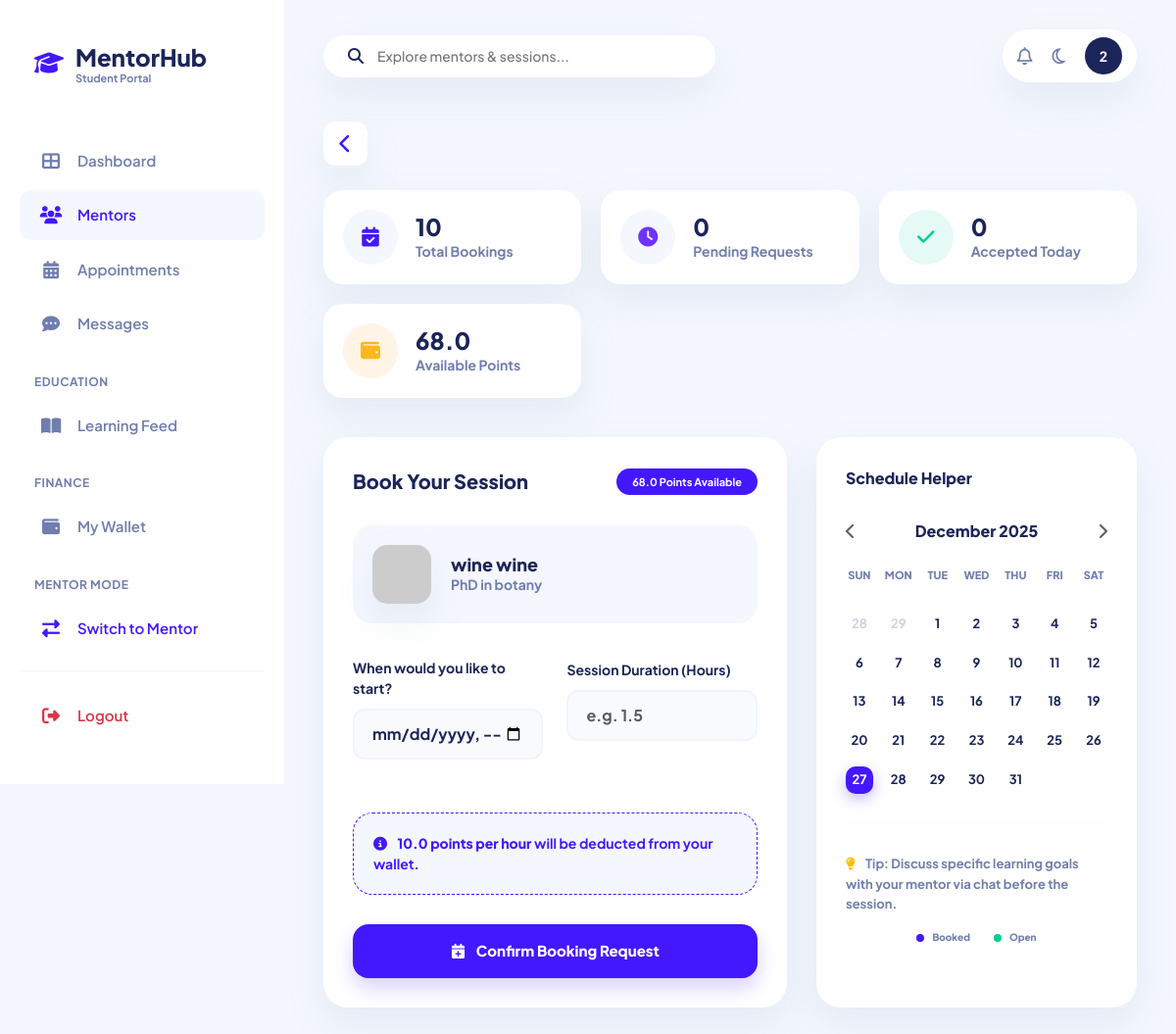
Page /student/make_appointment.php?mentor_id=28 (signed in) on the committed database.
### tables this page shows
CREATE TABLE `users` (
  `id` int(11) NOT NULL,
  `name` varchar(100) NOT NULL,
  `email` varchar(150) NOT NULL,
  `password` varchar(255) NOT NULL,
  `created_by_admin` int(11) DEFAULT NULL,
  `role` enum('admin','student','mentor') DEFAULT 'student',
  `status` enum('active','suspended') DEFAULT 'active',
  `created_by` int(11) DEFAULT NULL,
  `mentor_id` int(11) DEFAULT NULL,
  `is_mentor` tinyint(1) DEFAULT 0,
  `created_at` datetime DEFAULT current_timestamp(),
  `balance` decimal(10,2) NOT NULL DEFAULT 0.00,
  `mentor_status` varchar(20) DEFAULT 'none',
  `hourly_rate` decimal(10,2) DEFAULT 10.00,
  `is_volunteer` tinyint(1) DEFAULT 0,
  `admin_id` int(11) DEFAULT NULL,
  `education` text DEFAULT NULL,
  `expertise` text DEFAULT NULL,
  `bio` text DEFAULT NULL,
  `mentor_documents` text DEFAULT NULL,
  `profile_photo` varchar(255) DEFAULT NULL,
  `last_seen` datetime DEFAULT NULL,
  `qr_code` varchar(255) DEFAULT NULL,
  `teaching_balance` decimal(10,2) DEFAULT 0.00
);

### public/student/make_appointment.php (the view, shortened to what this page needs)
<?php
require_once '../../includes/db.php';
$student_id = $_SESSION['user_id'];
$stmt = $pdo->prepare("SELECT name, balance FROM users WHERE id=?");
$stmt->execute([$student_id]);
$user = $stmt->fetch(PDO::FETCH_ASSOC);
$balance = $user['balance'];
$stmt = $pdo->prepare("SELECT COUNT(*) FROM appointments WHERE student_id=?");
$stmt->execute([$student_id]);
$total_appt = $stmt->fetchColumn();
$stmt = $pdo->prepare("SELECT COUNT(*) FROM appointments WHERE student_id=? AND status='pending'");
$stmt->execute([$student_id]);
$new_appt = $stmt->fetchColumn();
$stmt = $pdo->prepare("SELECT COUNT(*) FROM appointments WHERE student_id=? AND status='accepted'");
$stmt->execute([$student_id]);
$accepted_appt = $stmt->fetchColumn();
$mentor_id = $_GET['mentor_id'] ?? null;
$mentor = null;
if ($mentor_id) {
    $stmt = $pdo->prepare("SELECT id, name, education, expertise, profile_photo, hourly_rate, is_volunteer FROM users WHERE id=? AND role='mentor' AND mentor_status='approved'");
    $stmt->execute([$mentor_id]);
    $mentor = $stmt->fetch(PDO::FETCH_ASSOC);
}
$appointment_success = false;
?>
<!DOCTYPE html>
<html lang="en">
<head>
    <link href="https://cdn.jsdelivr.net/npm/bootstrap@5.3.0/dist/css/bootstrap.min.css" rel="stylesheet">
    <link rel="stylesheet" href="https://cdnjs.cloudflare.com/ajax/libs/font-awesome/6.4.0/css/all.min.css">
</head>
<body>
<div class="sidebar">
    <a href="index.php" class="brand-logo">
        <i class="fas fa-graduation-cap"></i>
        <div>
            <div class="brand-title">MentorHub</div>
            <div style="font-size: 11px; color: var(--secondary); font-weight: 700; margin-top: -4px;">Student Portal</div>
        </div>
    </a>
    <div class="nav-menu">
        <a href="index.php" class="nav-item">
            <i class="fas fa-th-large"></i> Dashboard
        </a>
        <a href="find_mentor.php" class="nav-item active">
            <i class="fas fa-users"></i> Mentors
        </a>
        <a href="my_appointments.php" class="nav-item">
            <i class="fas fa-calendar-alt"></i> Appointments
        </a>
        <a href="chat.php" class="nav-item">
            <i class="fas fa-comment-dots"></i> Messages
        </a>
        <div class="section-label">Education</div>
        <a href="learn.php" class="nav-item">
            <i class="fas fa-book-open"></i> Learning Feed
        </a>
        <div class="section-label">Finance</div>
        <a href="wallet.php" class="nav-item">
            <i class="fas fa-wallet"></i> My Wallet
        </a>
        <?php
        $stmt_s = $pdo->prepare("SELECT mentor_status FROM users WHERE id = ?");
        $stmt_s->execute([$_SESSION['user_id']]);
        $m_status = $stmt_s->fetchColumn();
        ?>
        <?php if ($m_status === 'approved'): ?>
            <div class="section-label">Mentor Mode</div>
            <a href="../mentor/index.php" class="nav-item" style="color: var(--primary);">
                <i class="fas fa-exchange-alt"></i> Switch to Mentor
            </a>
        <?php endif; ?>
    </div>
    <div class="sidebar-footer">
        <a href="../logout.php" class="nav-item text-danger">
            <i class="fas fa-sign-out-alt"></i> Logout
        </a>
    </div>
</div>
<div class="main-content">
    <div class="topbar">
        <div class="search-box-top">
            <i class="fas fa-search"></i>
            <input type="text" placeholder="Explore mentors & sessions...">
        </div>
        <div class="top-icons">
            <i class="far fa-bell icon-btn" style="color: var(--secondary); font-size: 18px; cursor: pointer;"></i>
            <i class="far fa-moon icon-btn" style="color: var(--secondary); font-size: 18px; cursor: pointer;"></i>
            <div class="user-avatar"><?= substr($_SESSION['user_id'], 0, 1) ?></div>
        </div>
    </div>
    <a href="find_mentor.php" class="btn-back">
        <i class="fas fa-chevron-left"></i>
    </a>
    <div class="stats-grid">
        <div class="stat-card">
            <div class="stat-icon blue"><i class="fas fa-calendar-check"></i></div>
            <div class="stat-details">
                <h4><?= $total_appt ?></h4>
                <p>Total Bookings</p>
            </div>
        </div>
        <div class="stat-card">
            <div class="stat-icon purple"><i class="fas fa-clock"></i></div>
            <div class="stat-details">
                <h4><?= $new_appt ?></h4>
                <p>Pending Requests</p>
            </div>
        </div>
        <div class="stat-card">
            <div class="stat-icon green"><i class="fas fa-check"></i></div>
            <div class="stat-details">
                <h4><?= $accepted_appt ?></h4>
                <p>Accepted Today</p>
            </div>
        </div>
        <div class="stat-card">
            <div class="stat-icon orange"><i class="fas fa-wallet"></i></div>
            <div class="stat-details">
                <h4><?= number_format($balance, 1) ?></h4>
                <p>Available Points</p>
            </div>
        </div>
    </div>
    <div class="dashboard-grid">
        <div class="panel">
            <div class="panel-title">
                Book Your Session
                <span class="badge bg-primary rounded-pill px-3 py-2 fw-800" style="background: var(--primary) !important; font-size: 11px;">
                    <?= number_format($balance, 1) ?> Points Available
                </span>
            </div>
            <?php if ($mentor): ?>
                <div class="mini-profile">
                    <img src="<?= !empty($mentor['profile_photo']) ? '../../'.$mentor['profile_photo'] : 'https://ui-avatars.com/api/?name='.urlencode($mentor['name']).'&background=random' ?>" class="mini-avatar">
                    <div class="mini-info">
                        <h5><?= htmlspecialchars($mentor['name']) ?></h5>
                        <p><?= htmlspecialchars($mentor['education'] ?? 'Certified Mentor') ?></p>
                    </div>
                </div>
                <?php if (!$appointment_success): ?>
                    <form method="post">
                        <div class="row">
                            <div class="col-md-6 mb-4">
                                <label class="form-label">When would you like to start?</label>
                                <input type="datetime-local" name="scheduled_at" class="form-control" required>
                            </div>
                            <div class="col-md-6 mb-4">
                                <label class="form-label">Session Duration (Hours)</label>
                                <input type="number" name="duration_hours" class="form-control" min="0.5" step="0.5" placeholder="e.g. 1.5" required>
                            </div>
                        </div>
                        <div class="pricing-info">
                            <p>
                                <i class="fas fa-info-circle me-2"></i>
                                <?php if ($mentor['is_volunteer']): ?>
                                    This mentor is in <strong>Volunteer Mode</strong>. The session is <span class="badge bg-success">FREE</span>.
                                <?php else: ?>
                                    <strong><?= number_format($mentor['hourly_rate'], 1) ?> points per hour</strong> will be deducted from your wallet.
                                <?php endif; ?>
                            </p>
                        </div>
                        <button class="btn-premium">
                            <i class="fas fa-calendar-plus me-2"></i> Confirm Booking Request
                        </button>
                    </form>
                <?php endif; ?>
            <?php else: ?>
                <div class="alert alert-warning alert-premium border-0">
                    <i class="fas fa-user-slash me-2"></i> Mentor not found or selection invalid.
                </div>
            <?php endif; ?>
        </div>
        <div class="panel">
            <div class="panel-title" style="font-size: 16px;">Schedule Helper</div>
            <div class="calendar-widget">
                <div class="cal-header">
                    <i class="fas fa-chevron-left text-muted" style="cursor: pointer;"></i>
                    <span class="cal-month">December 2025</span>
                    <i class="fas fa-chevron-right text-muted" style="cursor: pointer;"></i>
                </div>
                <div class="cal-grid">
                    <div class="cal-day-name">Sun</div>
                    <div class="cal-day-name">Mon</div>
                    <div class="cal-day-name">Tue</div>
                    <div class="cal-day-name">Wed</div>
                    <div class="cal-day-name">Thu</div>
                    <div class="cal-day-name">Fri</div>
                    <div class="cal-day-name">Sat</div>
                    <div class="cal-day muted">28</div>
                    <div class="cal-day muted">29</div>
                    <div class="cal-day">1</div>
                    <div class="cal-day">2</div>
                    <div class="cal-day">3</div>
                    <div class="cal-day">4</div>
                    <div class="cal-day">5</div>
                    <div class="cal-day">6</div>
                    <div class="cal-day">7</div>
                    <div class="cal-day">8</div>
                    <div class="cal-day">9</div>
                    <div class="cal-day">10</div>
                    <div class="cal-day">11</div>
                    <div class="cal-day">12</div>
                    <div class="cal-day">13</div>
                    <div class="cal-day">14</div>
                    <div class="cal-day">15</div>
                    <div class="cal-day">16</div>
                    <div class="cal-day">17</div>
                    <div class="cal-day">18</div>
                    <div class="cal-day">19</div>
                    <div class="cal-day">20</div>
                    <div class="cal-day">21</div>
                    <div class="cal-day">22</div>
                    <div class="cal-day">23</div>
                    <div class="cal-day">24</div>
                    <div class="cal-day">25</div>
                    <div class="cal-day">26</div>
                    <div class="cal-day active">27</div>
                    <div class="cal-day">28</div>
                    <div class="cal-day">29</div>
                    <div class="cal-day">30</div>
                    <div class="cal-day">31</div>
                </div>
            </div>
            <hr style="margin: 30px 0; border-color: #f1f4ff;">
            <div class="tip-box">
                <p style="font-size: 13px; color: var(--secondary); font-weight: 700; line-height: 1.6;">
                    <i class="fas fa-lightbulb text-warning me-2"></i>
                    Tip: Discuss specific learning goals with your mentor via chat before the session.
                </p>
                <div class="d-flex justify-content-center gap-4 mt-3">
                    <div class="d-flex align-items-center gap-2">
                        <div style="width: 8px; height: 8px; border-radius: 50%; background: var(--primary);"></div>
                        <span style="font-size: 10px; font-weight: 800; color: var(--secondary);">Booked</span>
                    </div>
                    <div class="d-flex align-items-center gap-2">
                        <div style="width: 8px; height: 8px; border-radius: 50%; background: var(--success);"></div>
                        <span style="font-size: 10px; font-weight: 800; color: var(--secondary);">Open</span>
                    </div>
                </div>
            </div>
        </div>
    </div>
</div>
</body>
</html>

### rows in the picture
users: balance "68.0"
users: name "wine wine", education "PhD in botany", hourly_rate "10.0"

### other values in the picture
substr($_SESSION['user_id'], 0, 1) "2"
$total_appt "10"
$new_appt "0"
$accepted_appt "0"
